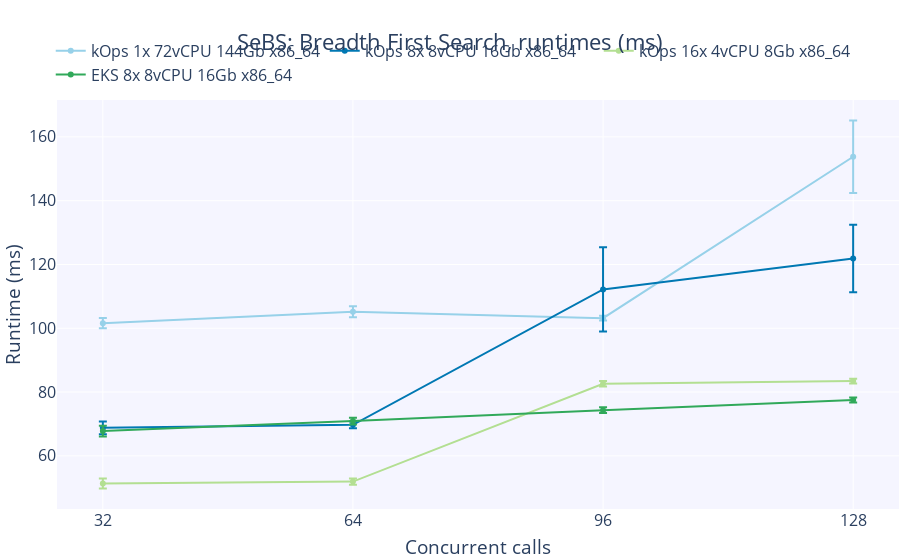

Source (notebook cell):
### Code cell
fig = create_figure('SeBS: Breadth First Search, runtimes (ms)', 'Concurrent calls', 'Runtime (ms)', concurrent_calls)

for i, k in enumerate(clusters):
    fig.add_trace(
        go.Scatter(
            x = concurrent_calls,
            y = [sebs_df[k]['bfs'][c]['runtime'].mean() for c in concurrent_calls],
            error_y=dict(
                type='data',
                symmetric=True,
                array=[sebs_df[k]['bfs'][c]['runtime'].sem() for c in concurrent_calls]
            ),
            name = k,
            marker_color=colorPallet[i]
        )
    )

fig.show()

# Save graph
write_image(fig, 'sebs_bfs_runtime_scatter.png')

### Figure 1 — Plotly figure (JSON) as saved in the notebook; plotly's stock layout.template omitted (floating-point values rounded to 4 significant figures)
{"data": [{"error_y": {"array": [1.607, 1.726, 0.7394, 11.37], "symmetric": true, "type": "data"}, "marker": {"color": "rgba(151, 209, 233, 255)"}, "name": "kOps 1x 72vCPU 144Gb x86_64", "type": "scatter", "x": [32, 64, 96, 128], "y": [101.6, 105.2, 103.2, 153.8]}, {"error_y": {"array": [2.017, 1.052, 13.19, 10.6], "symmetric": true, "type": "data"}, "marker": {"color": "rgba(0, 120, 179, 255)"}, "name": "kOps 8x 8vCPU 16Gb x86_64", "type": "scatter", "x": [32, 64, 96, 128], "y": [68.79, 69.72, 112.2, 121.9]}, {"error_y": {"array": [1.586, 0.9904, 0.8676, 0.7148], "symmetric": true, "type": "data"}, "marker": {"color": "rgba(179, 223, 146, 255)"}, "name": "kOps 16x 4vCPU 8Gb x86_64", "type": "scatter", "x": [32, 64, 96, 128], "y": [51.34, 51.94, 82.6, 83.43]}, {"error_y": {"array": [1.669, 1.058, 0.8835, 0.7802], "symmetric": true, "type": "data"}, "marker": {"color": "rgba(49, 169, 90, 255)"}, "name": "EKS 8x 8vCPU 16Gb x86_64", "type": "scatter", "x": [32, 64, 96, 128], "y": [67.77, 70.92, 74.34, 77.52]}], "layout": {"autosize": true, "font": {"size": 16}, "legend": {"orientation": "h", "x": 0.47, "xanchor": "center", "y": 1.02, "yanchor": "bottom"}, "margin": {"autoexpand": true, "b": 1, "l": 1, "r": 1}, "plot_bgcolor": "rgba(245,245,255,255)", "title": {"text": "SeBS: Breadth First Search, runtimes (ms)", "x": 0.5, "xanchor": "center"}, "xaxis": {"autorange": true, "range": [26.26, 133.7], "tickmode": "array", "tickvals": [32, 64, 96, 128], "title": {"text": "Concurrent calls"}, "type": "linear"}, "yaxis": {"autorange": true, "range": [42.57, 171.6], "title": {"text": "Runtime (ms)"}, "type": "linear"}}}
